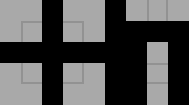

Tiled map render using the project's own tile images. Description and the whole map definition, tile-layer contents included, below:
An orthogonal 9x5 tile map with 21x21 px tiles, 4 tile layers (regions, input_Ground, inputnot_Ground, output_Edges).

<map version="1.0" orientation="orthogonal" renderorder="right-down" width="9" height="5" tilewidth="21" tileheight="21" nextobjectid="1">
 <tileset firstgid="1" name="gts" tilewidth="21" tileheight="21" tilecount="25" columns="5">
  <image source="../tilesets/gts.png" trans="5e81a2" width="105" height="105" />
 </tileset>
 <layer name="regions" width="9" height="5">
  <data encoding="csv">
24,24,0,24,24,0,24,24,24,
24,24,0,24,24,0,0,0,0,
0,0,0,0,0,0,0,24,0,
24,24,0,24,24,0,0,24,0,
24,24,0,24,24,0,0,24,0
</data>
 </layer>
 <layer name="input_Ground" width="9" height="5">
  <data encoding="csv">
0,0,0,0,0,0,0,7,0,
0,7,0,7,0,0,0,0,0,
0,0,0,0,0,0,0,0,0,
0,7,0,7,0,0,0,7,0,
0,0,0,0,0,0,0,0,0
</data>
 </layer>
 <layer name="inputnot_Ground" width="9" height="5">
  <data encoding="csv">
7,7,0,7,7,0,7,0,7,
7,0,0,0,7,0,0,0,0,
0,0,0,0,0,0,0,7,0,
7,0,0,0,7,0,0,0,0,
7,7,0,7,7,0,0,7,0
</data>
 </layer>
 <layer name="output_Edges" width="9" height="5">
  <data encoding="csv">
0,0,0,0,0,0,0,17,0,
0,1,0,3,0,0,0,0,0,
0,0,0,0,0,0,0,0,0,
0,11,0,13,0,0,0,22,0,
0,0,0,0,0,0,0,0,0
</data>
 </layer>
</map>
